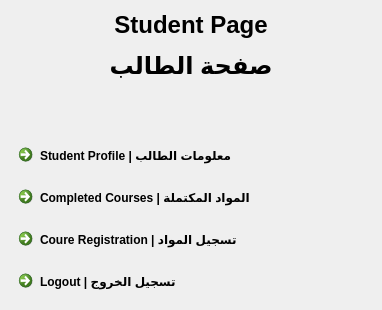
      <widget class="QWidget" name="studentPage">
       <layout class="QGridLayout" name="gridLayout_6">
        <item row="0" column="0">
         <widget class="QLabel" name="label_5">
          <property name="maximumSize">
           <size>
            <width>16777215</width>
            <height>120</height>
           </size>
          </property>
          <property name="font">
           <font>
            <pointsize>18</pointsize>
            <weight>75</weight>
            <bold>true</bold>
            <underline>false</underline>
            <strikeout>false</strikeout>
            <kerning>true</kerning>
           </font>
          </property>
          <property name="text">
           <string>&lt;html&gt;&lt;head/&gt;&lt;body&gt;&lt;p align=&quot;center&quot;&gt;Student Page&lt;/p&gt;&lt;p align=&quot;center&quot;&gt;صفحة الطالب&lt;/p&gt;&lt;p align=&quot;center&quot;&gt;&lt;br/&gt;&lt;/p&gt;&lt;/body&gt;&lt;/html&gt;</string>
          </property>
         </widget>
        </item>
        <item row="1" column="0">
         <widget class="QCommandLinkButton" name="commandLinkButton_StudentProfile">
          <property name="maximumSize">
           <size>
            <width>16777215</width>
            <height>40</height>
           </size>
          </property>
          <property name="cursor">
           <cursorShape>PointingHandCursor</cursorShape>
          </property>
          <property name="text">
           <string>Student Profile | معلومات الطالب</string>
          </property>
         </widget>
        </item>
        <item row="2" column="0">
         <widget class="QCommandLinkButton" name="commandLinkButton_CompletedCourses">
          <property name="minimumSize">
           <size>
            <width>360</width>
            <height>0</height>
           </size>
          </property>
          <property name="maximumSize">
           <size>
            <width>16777215</width>
            <height>40</height>
           </size>
          </property>
          <property name="text">
           <string>Completed Courses | المواد المكتملة</string>
          </property>
         </widget>
        </item>
        <item row="3" column="0">
         <widget class="QCommandLinkButton" name="commandLinkButton_CourseRegistration">
          <property name="maximumSize">
           <size>
            <width>16777215</width>
            <height>40</height>
           </size>
          </property>
          <property name="cursor">
           <cursorShape>PointingHandCursor</cursorShape>
          </property>
          <property name="text">
           <string>Coure Registration | تسجيل المواد</string>
          </property>
         </widget>
        </item>
        <item row="4" column="0">
         <widget class="QCommandLinkButton" name="commandLinkButton_Logout">
          <property name="maximumSize">
           <size>
            <width>16777215</width>
            <height>40</height>
           </size>
          </property>
          <property name="cursor">
           <cursorShape>PointingHandCursor</cursorShape>
          </property>
          <property name="text">
           <string>Logout | تسجيل الخروج</string>
          </property>
         </widget>
        </item>
       </layout>
      </widget>
